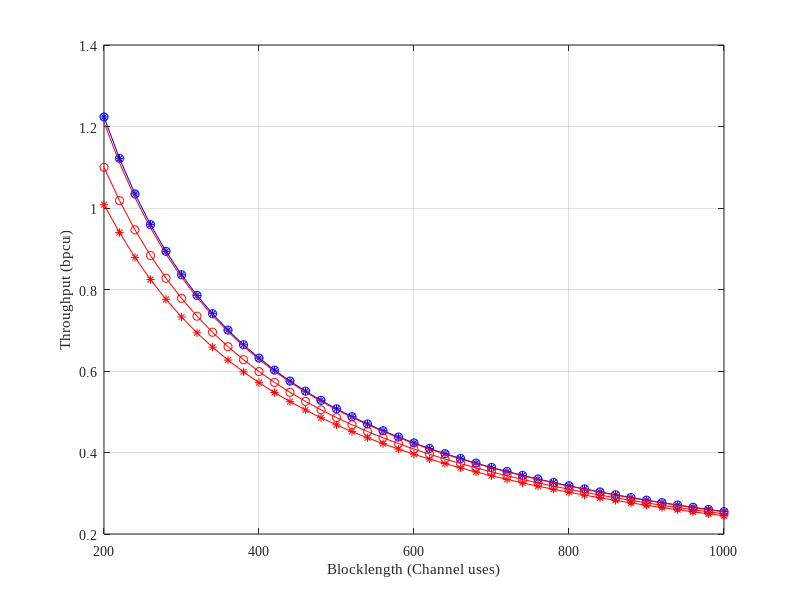
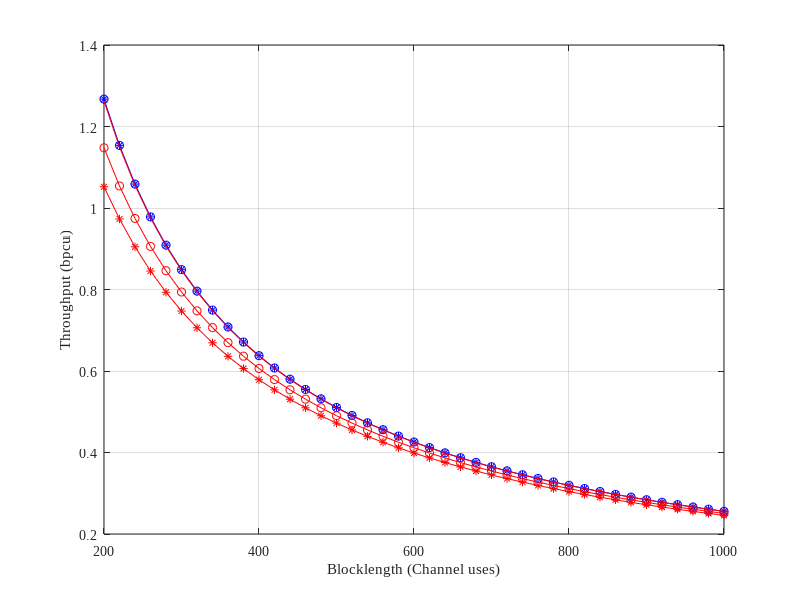

Write the MATLAB code that produced these figures, in order.
clc; clear variables; close all;

% Basic setting
% # of channel tap
N = 1e6;

% Path loss exponent
eta = 4;
% User distance
d1 = 100;
d2 = 200;

% Transmit power in dBm
Pt = 30;                
% Transmit power in linear scale
pt = (10^-3)*10.^(Pt/10);

% AWGN noise
% BW = 10^6;                  %System bandwidth
% No = -174 + 10*log10(BW);   %Noise power (dBm)
% no = (10^-3)*10.^(No/10);   %Noise power (linear scale)
No = -80;
no = (10^-3)*10.^(No/10);   %Noise power (linear scale)

rho = pt / no;

% User distance
h1 = sqrt(1/2*d1^-eta)*(randn(1,N)+1i*randn(1,N));
h2 = sqrt(1/2*d2^-eta)*(randn(1,N)+1i*randn(1,N));


alpha1 = 0.2;
alpha2 = 1-alpha1;

% # of channel use (blocklength)
tx_times = 1:2;

% # of information bits
N1 = 256;
N2 = 256;

Delay_related = [0 0.05 0.1];

M = 200:20:1000;

epsilon2 = zeros(length(tx_times), length(tx_times)+1, length(M));
epsilon1 = zeros(length(tx_times), length(tx_times)+1, length(M));

epsilon2(:,1,:) = 1;
epsilon1(:,1,:) = 1;

T_cu_2 = zeros(length(tx_times), length(M),length(Delay_related));
T_cu_1 = zeros(length(tx_times), length(M),length(Delay_related));

N_expected_2 = zeros(length(tx_times), length(M));
N_expected_1 = zeros(length(tx_times), length(M));

throughput_2 = zeros(length(tx_times), length(M),length(Delay_related));
throughput_1 = zeros(length(tx_times), length(M),length(Delay_related));

for u=1:length(M)
    % Received SINR
    gamma2 = (alpha2*pt.*abs(h2).^2)./(alpha1*pt.*abs(h2).^2+no);
    gamma12 = (alpha2*pt.*abs(h1).^2)./(alpha1*pt.*abs(h1).^2+no);
    gamma11 = (alpha1*pt.*abs(h1).^2)./no;
    
    
    MM = M(u);
    % Delay
    Delay = Delay_related.*400;
        for tt = 1:length(tx_times)
            sub_M = MM;
            inc_M = MM;
            for mm = 1:tt
                % Q-function w/ NO approximation
                % Q-function argument
                x_2a = log2 (1+gamma2).*sub_M - N2;
                x_2b = log2 (exp(1))*sqrt((1-1./(1+gamma2).^2) .*sub_M);
                ratio2 = x_2a./x_2b;

                x_12a = log2 (1+gamma12).*sub_M - N2;
                x_12b = log2 (exp(1))*sqrt((1-1./(1+gamma12).^2) .*sub_M);
                ratio12 = x_12a./x_12b;

                x_11a = log2 (1+gamma11).*sub_M - N1;
                x_11b = log2 (exp(1))*sqrt((1-1./(1+gamma11).^2) .*sub_M);
                ratio11 = x_11a./x_11b;

                % Q-function
                q2 = qfunc(ratio2);
                q12 = qfunc(ratio12); 
                q11 = qfunc(ratio11); 

                epsilon2(tt,mm+1,u) = mean(q2);
                epsilon1(tt,mm+1,u) = mean(q12)+(1-mean(q12))*mean(q11);

                sub_M = sub_M + inc_M;
            end
            if tt == 1
                T_cu_2(tt,u,:) = MM*epsilon2(tt,1,u);
                T_cu_1(tt,u,:) = MM*epsilon1(tt,1,u);
            else
                T_cu_2(tt,u,:) = sum(inc_M*epsilon2(tt,1:tt,u))+...
                                        Delay.*sum(epsilon2(tt,1:tt,u));
                T_cu_1(tt,u,:) = sum(inc_M*epsilon1(tt,1:tt,u))+...
                                        Delay.*sum(epsilon1(tt,1:tt,u));  
            end
            N_expected_2(tt,u) = N2*(1-epsilon2(tt,mm+1,u));
            N_expected_1(tt,u) = N1*(1-epsilon1(tt,mm+1,u));     
        end
        % Calculate throughput
        throughput_2(:,u,:) = N_expected_2(:,u) ./ T_cu_2(:,u,:);
        throughput_1(:,u,:) = N_expected_1(:,u) ./ T_cu_1(:,u,:);
end


figure (1)
plot(M, throughput_2(1,:,1),'b');
hold on; grid on;
plot(M, throughput_2(1,:,2),'ob');
plot(M, throughput_2(1,:,3),'*b');

plot(M, throughput_2(2,:,1),'r');
plot(M, throughput_2(2,:,2),'-or');
plot(M, throughput_2(2,:,3),'-*r');

xlabel('Blocklength (Channel uses)');
ylabel('Throughput (bpcu)');

set(gca, 'FontName', 'Times New Roman');

figure (2)
plot(M, throughput_1(1,:,1),'b');
hold on; grid on;
plot(M, throughput_1(1,:,2),'ob');
plot(M, throughput_1(1,:,3),'*b');

plot(M, throughput_1(2,:,1),'r');
plot(M, throughput_1(2,:,2),'-or');
plot(M, throughput_1(2,:,3),'-*r');

xlabel('Blocklength (Channel uses)');
ylabel('Throughput (bpcu)');

set(gca, 'FontName', 'Times New Roman');




